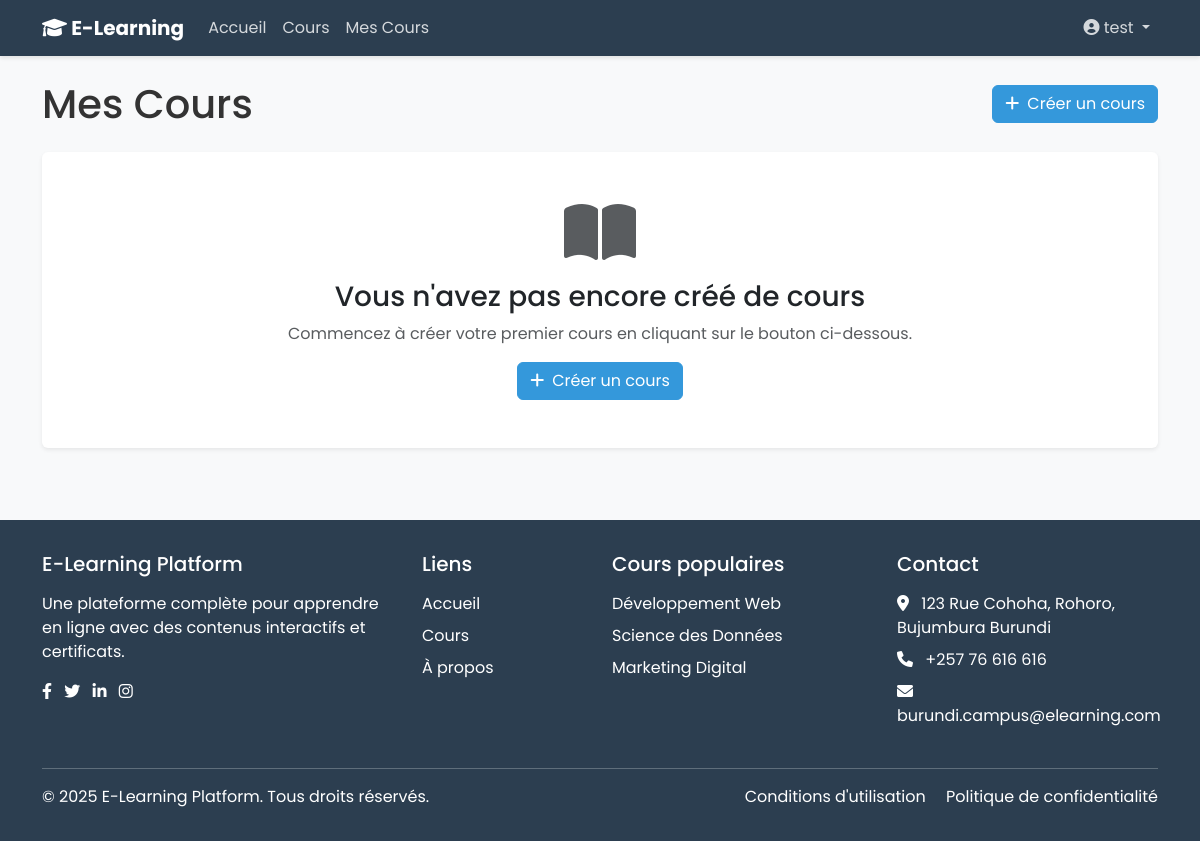
Before: /courses/instructor/courses/ (signed in) with the older database file.
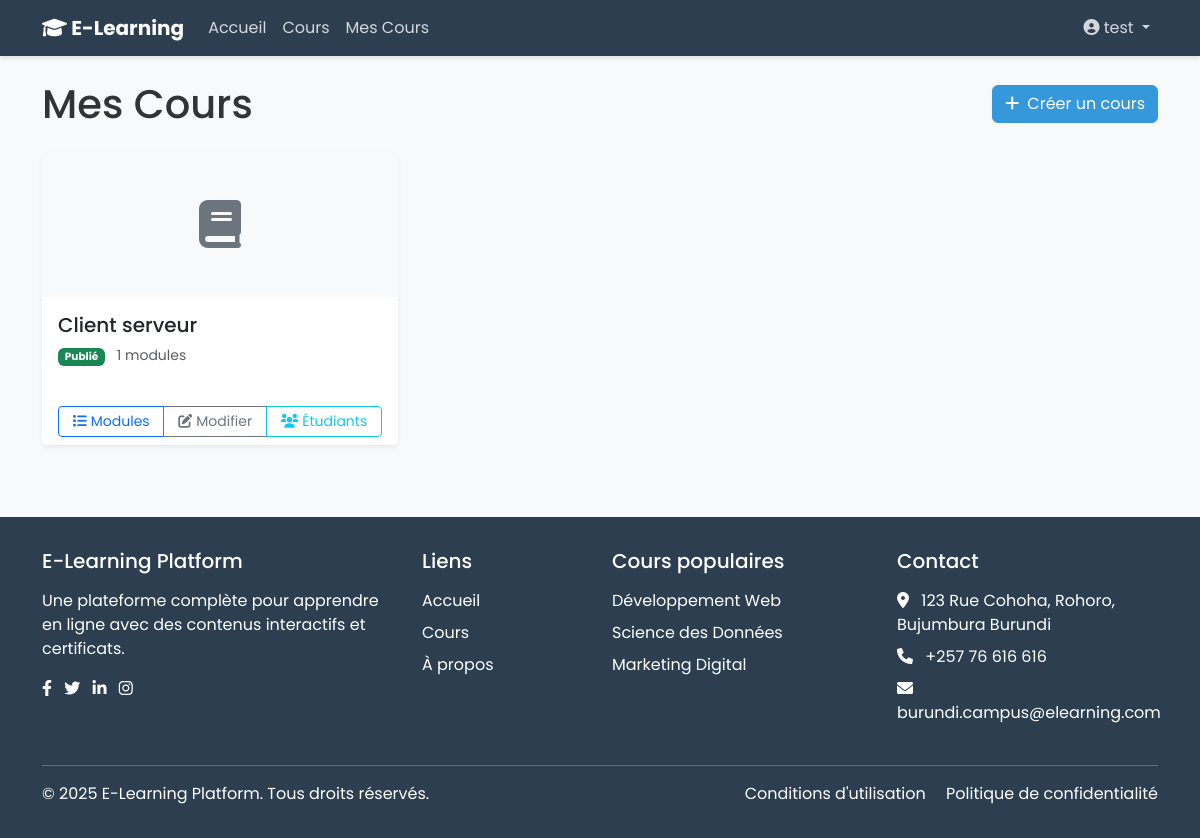
After: the same page with the newer database file.
### courses/models.py (models this page shows, shortened)
class Course(models.Model):
    STATUS_CHOICES = (
        ('draft', 'Brouillon'),
        ('published', 'Publié'),
        ('archived', 'Archivé'),
    )
    LEVEL_CHOICES = (
        ('beginner', 'Débutant'),
        ('intermediate', 'Intermédiaire'),
        ('advanced', 'Avancé'),
    )
    title = models.CharField(max_length=200)
    slug = models.SlugField(max_length=200, unique=True)
    overview = models.TextField()
    created = models.DateTimeField(auto_now_add=True)
    updated = models.DateTimeField(auto_now=True)
    status = models.CharField(max_length=10, choices=STATUS_CHOICES, default='draft')
    category = models.ForeignKey(Category, related_name='courses', on_delete=models.CASCADE)
    instructor = models.ForeignKey(User, related_name='courses_created', on_delete=models.CASCADE)
    students = models.ManyToManyField(User, related_name='courses_enrolled', blank=True)
    level = models.CharField(max_length=15, choices=LEVEL_CHOICES, default='beginner')
    thumbnail = models.ImageField(upload_to='course_thumbnails/', blank=True, null=True)
    price = models.DecimalField(max_digits=10, decimal_places=2, default=0.00)
    discount_price = models.DecimalField(max_digits=10, decimal_places=2, blank=True, null=True)
    requirements = models.TextField(blank=True, help_text="Connaissances préalables nécessaires pour ce cours")
    objectives = models.TextField(blank=True, help_text="Objectifs d'apprentissage pour ce cours")
    duration = models.PositiveIntegerField(default=0, help_text="Durée estimée du cours en heures")
    class Meta:
        ordering = ['-created']

### courses/views.py (the view)
# urls.py: path('instructor/courses/', views.instructor_courses, name='instructor_courses'),
@login_required
def instructor_courses(request):
    if not request.user.is_instructor:
        return HttpResponseForbidden("Vous n'avez pas l'autorisation d'accéder à cette page.")
    courses = Course.objects.filter(instructor=request.user)
    return render(request, 'courses/instructor/course_list.html', {
        'courses': courses
    })

### templates/courses/instructor/course_list.html (shortened to what this page needs)
{% extends 'base.html' %}
{% block content %}
<div class="container py-4">
    <div class="d-flex justify-content-between align-items-center mb-4">
        <h1 class="mb-0">Mes Cours</h1>
        <a href="{% url 'courses:course_create' %}" class="btn btn-primary">
            <i class="fas fa-plus me-2"></i>Créer un cours
        </a>
    </div>
    {% if courses %}
        <div class="row row-cols-1 row-cols-md-2 row-cols-lg-3 g-4">
            {% for course in courses %}
                <div class="col">
                    <div class="card h-100 shadow-sm">
                        {% if course.thumbnail %}
                            <img src="{{ course.thumbnail.url }}" class="card-img-top" alt="{{ course.title }}">
                        {% else %}
                            <div class="bg-light text-center p-5">
                                <i class="fas fa-book fa-3x text-secondary"></i>
                            </div>
                        {% endif %}
                        <div class="card-body">
                            <h5 class="card-title">{{ course.title }}</h5>
                            <p class="card-text text-muted small">
                                {% if course.status == 'draft' %}
                                    <span class="badge bg-warning text-dark">Brouillon</span>
                                {% elif course.status == 'published' %}
                                    <span class="badge bg-success">Publié</span>
                                {% elif course.status == 'archived' %}
                                    <span class="badge bg-secondary">Archivé</span>
                                {% endif %}
                                <span class="ms-2">{{ course.modules.count }} modules</span>
                            </p>
                        </div>
                        <div class="card-footer bg-white border-top-0">
                            <div class="btn-group w-100">
                                <a href="{% url 'courses:course_modules' course.slug %}" class="btn btn-sm btn-outline-primary">
                                    <i class="fas fa-list me-1"></i>Modules
                                </a>
                                <a href="{% url 'courses:course_edit' course.slug %}" class="btn btn-sm btn-outline-secondary">
                                    <i class="fas fa-edit me-1"></i>Modifier
                                </a>
                                <a href="{% url 'courses:course_students' course.slug %}" class="btn btn-sm btn-outline-info">
                                    <i class="fas fa-users me-1"></i>Étudiants
                                </a>
                            </div>
                        </div>
                    </div>
                </div>
            {% endfor %}
        </div>
    {% else %}
        <div class="card shadow-sm">
            <div class="card-body text-center py-5">
                <i class="fas fa-book-open fa-4x text-muted mb-3"></i>
                <h3>Vous n'avez pas encore créé de cours</h3>
                <p class="text-muted">Commencez à créer votre premier cours en cliquant sur le bouton ci-dessous.</p>
                <a href="{% url 'courses:course_create' %}" class="btn btn-primary">
                    <i class="fas fa-plus me-2"></i>Créer un cours
                </a>
            </div>
        </div>
    {% endif %}
</div>
{% endblock %}

Changed rows visible on the page:
added Course: title "Client serveur", status "Publié", modules.count "1"
Other visible differences:
text no longer shown: "Vous n'avez pas encore créé de cours Commencez à créer votre premier cours en cliquant sur le bouton ci-dessous. Créer un cours"
